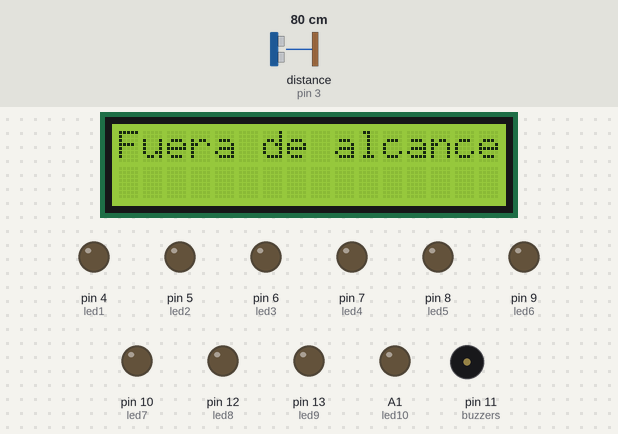
Bench run of a sketch on a simulated Arduino Uno, built with avr-gcc and run on an emulated ATmega328P. Shown: 16×2 character LCD, output pins drawn as LEDs (lit = HIGH), buzzer (waves = sounding). Wiring (inferred from the names in the program): ultrasonic range finder: trigger pin 2; echo pin 3. Inputs (shaded band) come from the test bench; at power-on: distance to the obstacle (sensor on pin 3) 80 cm. The echo pulse lasts 58.3 µs per cm; pins used as bus, display or sensor lines are not drawn.

Above: at 1.2 s.
1.3 s: distance to the obstacle (sensor on pin 3) set to 45 cm
2.8 s: distance to the obstacle (sensor on pin 3) set to 37 cm
At 4.3 s:
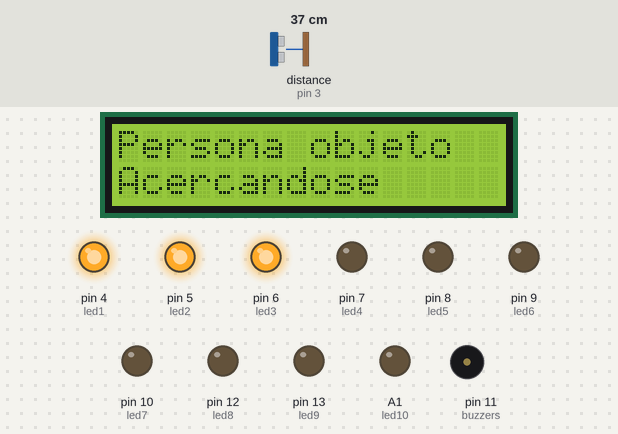
4.6 s: distance to the obstacle (sensor on pin 3) set to 30 cm
6.1 s: distance to the obstacle (sensor on pin 3) set to 24 cm
At 7.1 s:
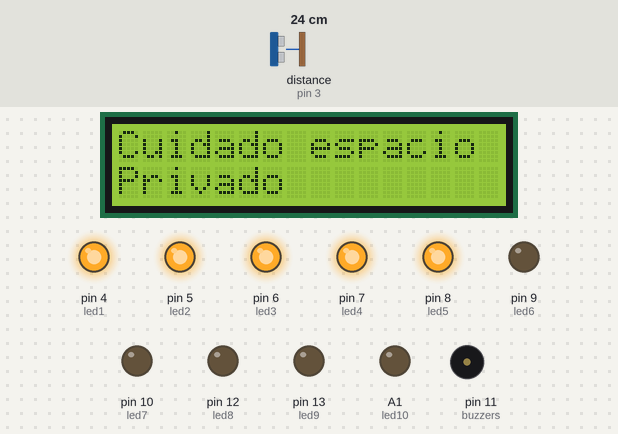
9.2 s: distance to the obstacle (sensor on pin 3) set to 9 cm
At 10.2 s:
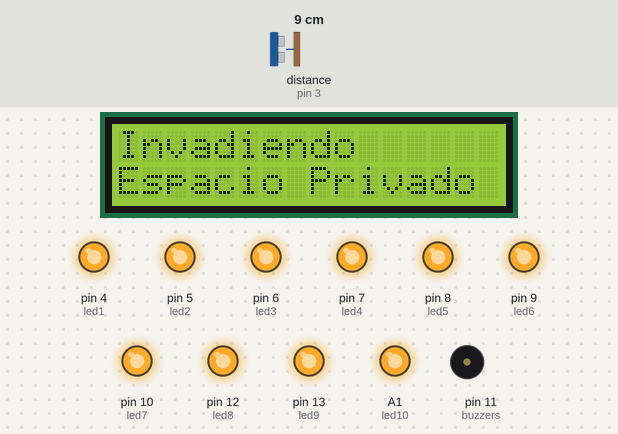
12.3 s: distance to the obstacle (sensor on pin 3) set to 7 cm
13.9 s: distance to the obstacle (sensor on pin 3) set to 4 cm
At 14.7 s:
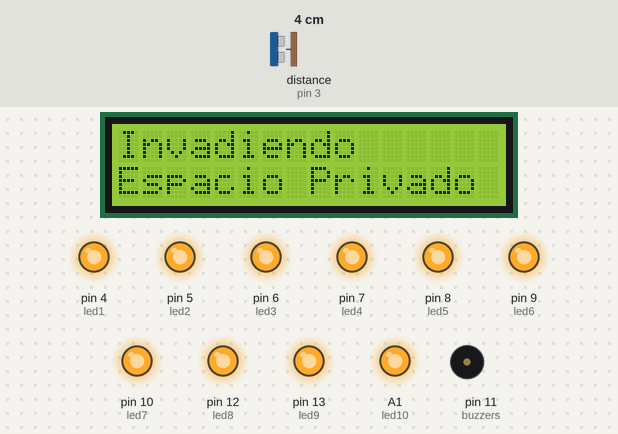
Timing chart, 0 to 16.4 s (numbered marks = the images above; inputs shaded):
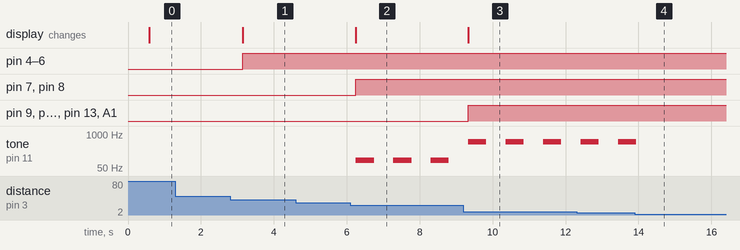

The sketch:

SENSOR_DE_DISTANCIA.ino
```cpp
/*Fundación Kinal
//Centro Educativo Técnico Labral Kinal
//Electrónica
//Grado: Quinto
//Sección: A
//Curso: Taller de Electrónica Digital y Reparación de Computadoras I
//Nombre: Landon Francisco Alexander Reyes Baten
Carné: 2022012
*/
#include <Wire.h>
#include <LiquidCrystal_I2C.h>

#define led1 4
#define led2 5
#define led3 6
#define led4 7
#define led5 8
#define led6 9
#define led7 10
#define led8 12
#define led9 13
#define led10 A1
#define buzzers 11
#define trigger 2
#define echo    3

LiquidCrystal_I2C LCD_LANDON(0x27,16,2);

void setup() {
  LCD_LANDON.init();
  LCD_LANDON.backlight();
  pinMode(led1,OUTPUT);
  pinMode(led2,OUTPUT);
  pinMode(led3,OUTPUT);
  pinMode(led4,OUTPUT);
  pinMode(led5,OUTPUT);
  pinMode(led6,OUTPUT);
  pinMode(led7,OUTPUT);
  pinMode(led8,OUTPUT);
  pinMode(led9,OUTPUT);
  pinMode(led10,OUTPUT);
  pinMode(trigger, OUTPUT);
  pinMode(echo,INPUT);
  pinMode(buzzers, OUTPUT);
}

void loop() {
    int distans=dis();
    if(distans >=45){
      LCD_LANDON.clear();
      LCD_LANDON.setCursor(0,0);
      LCD_LANDON.print("Fuera de alcance");
      digitalWrite(led1,LOW);
      digitalWrite(led2,LOW);
      digitalWrite(led3,LOW);
      digitalWrite(led4,LOW);
      digitalWrite(led5,LOW);
      digitalWrite(led6,LOW);
      digitalWrite(led7,LOW);
      digitalWrite(led8,LOW);
      digitalWrite(led9,LOW);
      digitalWrite(led10,LOW);
    }
    else if(distans >=30 && distans <=40){
      LCD_LANDON.clear();
      LCD_LANDON.setCursor(0,0);
      LCD_LANDON.print("Persona objeto");
      LCD_LANDON.setCursor(0,1);
      LCD_LANDON.print("Acercandose");
      LCD_LANDON.setCursor(0,1);
      digitalWrite(led1,HIGH);
      digitalWrite(led2,HIGH);
      digitalWrite(led3,HIGH);
      digitalWrite(led4,LOW);
      digitalWrite(led5,LOW);
      digitalWrite(led6,LOW);
      digitalWrite(led7,LOW);
      digitalWrite(led8,LOW);
      digitalWrite(led9,LOW);
      digitalWrite(led10,LOW);

    }
     else if(distans >=15 && distans <=25){
      LCD_LANDON.clear();
      LCD_LANDON.setCursor(0,0);
      LCD_LANDON.print("Cuidado espacio");
      LCD_LANDON.setCursor(0,1);
      LCD_LANDON.print("Privado");
      digitalWrite(led1,HIGH);
      digitalWrite(led2,HIGH);
      digitalWrite(led3,HIGH);
      digitalWrite(led4,HIGH);
      digitalWrite(led5,HIGH);
      digitalWrite(led6,LOW);
      digitalWrite(led7,LOW);
      digitalWrite(led8,LOW);
      digitalWrite(led9,LOW);
      digitalWrite(led10,LOW);
      tone(buzzers, 100);
      delay(500);
      noTone(buzzers);
    }
    else if(distans >=5 && distans   <=10){
      LCD_LANDON.clear();
      LCD_LANDON.setCursor(0,0);
      LCD_LANDON.print("Invadiendo");
      LCD_LANDON.setCursor(0,1);
      LCD_LANDON.print("Espacio Privado");
      digitalWrite(led1,HIGH);
      digitalWrite(led2,HIGH);
      digitalWrite(led3,HIGH);
      digitalWrite(led4,HIGH);
      digitalWrite(led5,HIGH);
      digitalWrite(led6,HIGH);
      digitalWrite(led7,HIGH);
      digitalWrite(led8,HIGH);
      digitalWrite(led9,HIGH);
      digitalWrite(led10,HIGH);
      tone(buzzers, 500);
      delay(500);
      noTone(buzzers);
    }
}

int dis(){
   long sensor, distancia;
    delay(500);
    digitalWrite(trigger, HIGH);
    delayMicroseconds(2);
    digitalWrite (trigger, LOW);
    delayMicroseconds(5);
    sensor = pulseIn(echo, HIGH);
    distancia = sensor/59;
    return distancia;
}
```

Measured:
- the behaviour switches between 42 and 41 cm on distance to the obstacle (sensor on pin 3) (found by bisection; images 0 and 1)
- the behaviour switches between 27 and 26 cm on distance to the obstacle (sensor on pin 3) (found by bisection; images 1 and 2)
- the behaviour switches between 6 and 5 cm on distance to the obstacle (sensor on pin 3) (found by bisection; images 3 and 4)
- after the input at 1.3 s, every drawn part: stays the same
- after the input at 2.8 s, pin 4 (led1), pin 5 (led2), pin 6 (led3): LOW → HIGH after 0.35 s; the display: changes after 0.35 s (image 1)
- after the input at 4.6 s, every drawn part: stays the same
- after the input at 6.1 s, pin 7 (led4), pin 8 (led5): LOW → HIGH after 0.15 s; tone on pin 11 (buzzers): alternates 100 Hz for 0.50 s and silent for 0.53 s, starting after 0.15 s; the display: changes after 0.15 s (image 2)
- after the input at 9.2 s, pin 9 (led6), pin 10 (led7), pin 12 (led8), pin 13 (led9), A1 (led10): LOW → HIGH after 0.13 s; the display: changes after 0.13 s (image 3)
- after the input at 13.9 s, tone on pin 11 (buzzers): goes on until 13.9 s, then stays silent
